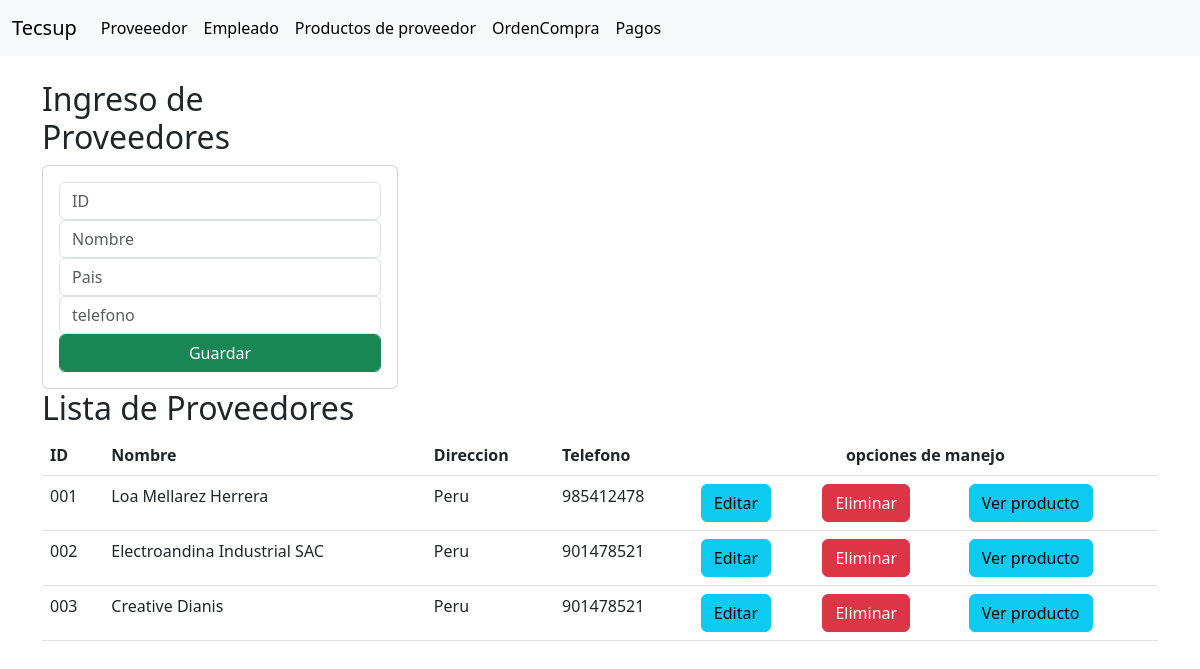
Page /home on the earlier database version.
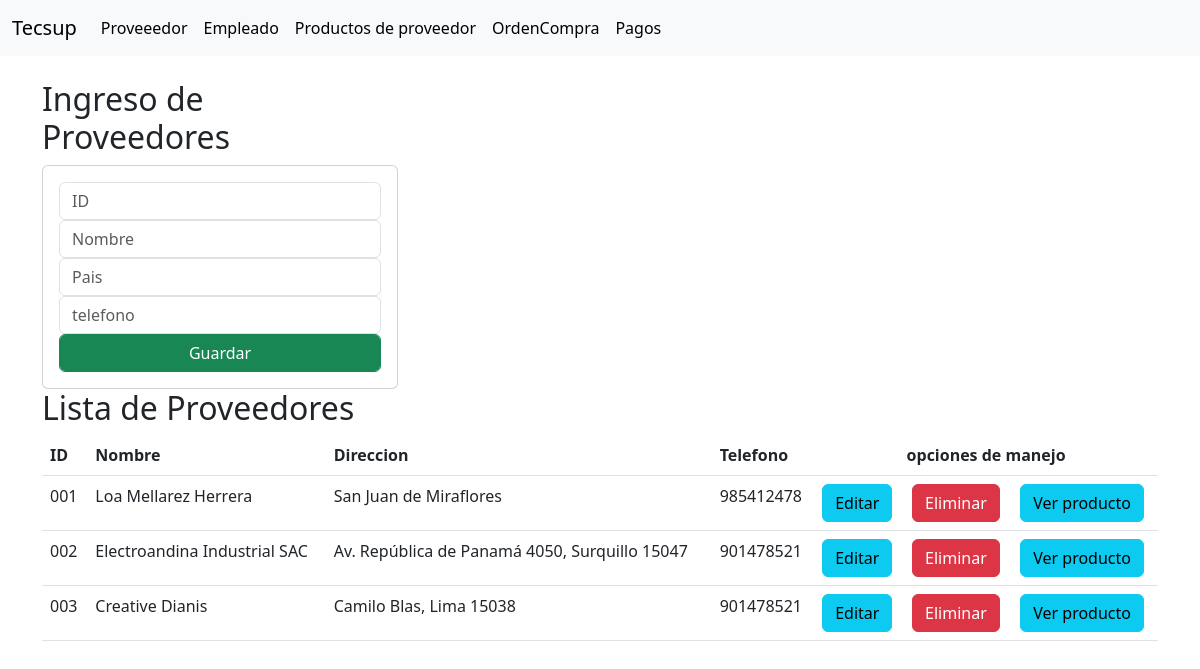
Same page on the later database version.
### compra/models.py (models this page shows, shortened)
class Proveedor(models.Model):
    id=models.CharField(primary_key=True, max_length=6)
    nombre = models.CharField(max_length=50)
    pais =models.CharField(max_length=50)
    telefono = models.PositiveIntegerField()

### compra/views.py (the view)
# urls.py: path('home', views.home, name='proveedores'),
def home(request):
    proveedoresListado = Proveedor.objects.all()
    return render(request,"GestionProveedor.html",{"proveedores":proveedoresListado})

### compra/templates/GestionProveedor.html (shortened to what this page needs)
{% extends './base.html' %}
{% block body %}
<div class="row">
    <div class="col-sm-12 col-md-6 col-lg-4 col-xl-4">
        <h2>Ingreso de Proveedores</h2>
        <div class="card">
            <div class="card-body">
                <form action="/registrarproveedor" method="POST">
                    <div class="form-group">
                        <input type="text" name="txtid" placeholder="ID" class="form-control">
                    </div>
                    <div class="form-group">
                        <input type="text" name="txtnombre" placeholder="Nombre" class="form-control">
                    </div>
                    <div class="form-group">
                        <input type="text" name="txtpais" placeholder="Pais" class="form-control">
                    </div>
                    <div class="form-group">
                        <input type="text" name="txttelefono" placeholder="telefono" class="form-control">
                    </div>
                    <button type="submit" class="btn btn-success form-control">Guardar</button>
                </form>
            </div>
        </div>
    </div>
</div>
<div class="row">
    <div class="col-12">
        <h2>Lista de Proveedores</h2>
        <table class="table" style="background-color: #4591B8;">
            <thead>
                <tr>
                    <th>ID</th>
                    <th>Nombre</th>
                    <th>Direccion</th>
                    <th>Telefono</th>
                    <th colspan="3" style="text-align:center">opciones de manejo</th>
                </tr>
            </thead>
            <tbody>
                {% for p in proveedores %}
                <tr>
                    <td>{{ p.id }}</td>
                    <td>{{ p.nombre }}</td>
                    <td>{{ p.pais }}</td>
                    <td>{{ p.telefono }}</td>
                    <td><a href="edicionproveedor/{{p.id}}" class="btn btn-info">Editar</a></td>
                    <td><a href="eliminarproveedor/{{p.id}}" class="btn btn-danger">Eliminar</a></td>
                    <td><a href="verproducto/{{p.id}}" class="btn btn-info">Ver producto</a></td>
                </tr>
                {% endfor %}
            </tbody>
        </table>
    </div>
</div>
{% endblock %}

Differences in the rows shown:
changed Proveedor "Loa Mellarez Herrera": pais "Peru" → "San Juan de Miraflores"
changed Proveedor "Electroandina Industrial SAC": pais "Peru" → "Av. República de Panamá 4050, Surquillo 15047"
changed Proveedor "Creative Dianis": pais "Peru" → "Camilo Blas, Lima 15038"
